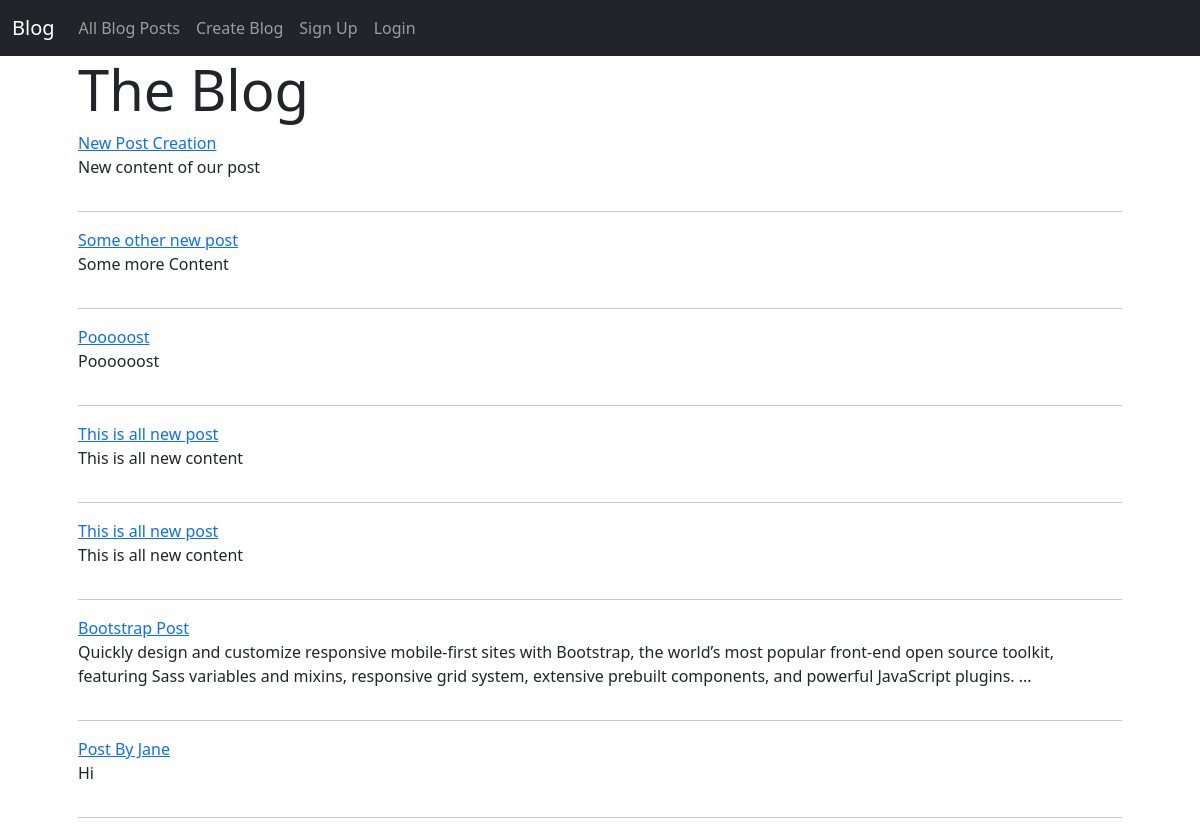
The app's page /posts/list/ with its own data.
### posts/models.py (models this page shows, shortened)
class Post(models.Model):
    title = models.CharField(max_length=255, blank=True, null=True)
    content = models.TextField(blank=True, null=True)
    created = models.DateTimeField(auto_now_add=True, blank=True, null=True)
    updated = models.DateTimeField(auto_now=True, blank=True, null=True)
    author = models.ForeignKey(User, on_delete=models.CASCADE, blank=True, null=True)

### posts/views.py (the view)
# urls.py: path('list/', views.post_list_view, name='list'),
def post_list_view(request):
    posts = Post.objects.all()
    context = {'posts': posts}
    return render(request, 'posts/list.html', context=context)

### posts/templates/posts/list.html
{% extends 'base.html' %}
{% block content %}
<div class="container px-5">
    <div class="row">
        <h1 class="display-4">The Blog</h1>
    </div>
    <div class="row">
        <div class="col-12">
            {% for post in posts %}
                <div class="row">
                    <div class="col-12">
                        <a href="{% url 'posts:detail' pk=post.id %}">{{ post.title }}</a>
                        <br />
                        <p>{{ post.content|slice:"255" }}{% if post.content|length > 255 %} ...{% endif %}</p>
                    </div>
                </div>
                <hr />
            {% endfor %}
        </div>
    </div>
</div>
{% endblock content %}

### templates/base.html (shortened to what this page needs)
<html lang="eg" dir="ltr">
    <head>
        <link href="https://cdn.jsdelivr.net/npm/bootstrap@5.1.3/dist/css/bootstrap.min.css" rel="stylesheet">
    </head>
    <body>
        {% include 'navbar.html' %}
        {% block content %}
        {% endblock content %}
    </body>
</html>

### templates/navbar.html (shortened to what this page needs)
<nav class="navbar navbar-expand-lg navbar-dark bg-dark">
    <div class="container-fluid">
        <a class="navbar-brand" href="{% url 'static_pages:home' %}">Blog</a>
        <div class="collapse navbar-collapse" id="navbarSupportedContent">
            <ul class="navbar-nav me-auto mb-2 mb-lg-0">
                <li class="nav-item">
                    <a class="nav-link" href="{% url 'posts:list' %}">All Blog Posts</a>
                </li>
                <li class="nav-item">
                    <a class="nav-link" href="{% url 'posts:create' %}">Create Blog</a>
                </li>
                {% if user.is_authenticated %}
                    <li class="nav-item">
                        <a class="nav-link" href="{% url 'accounts:profile' user.username %}">{{ user.username }}</a>
                    </li>
                    <li class="nav-item">
                        <a class="nav-link" href="{% url 'accounts:logout' %}">Logout</a>
                    </li>
                {% else %}
                    <li class="nav-item">
                        <a class="nav-link" href="{% url 'accounts:create' %}">Sign Up</a>
                    </li>
                    <li class="nav-item">
                        <a class="nav-link" href="{% url 'accounts:login' %}">Login</a>
                    </li>
                {% endif %}
            </ul>
        </div>
    </div>
</nav>

### records on screen
Post: title "New Post Creation", content "New content of our post"
Post: title "Some other new post", content "Some more Content"
Post: title "Pooooost", content "Poooooost"
Post: title "This is all new post", content "This is all new content"
Post: title "This is all new post", content "This is all new content"
Post: title "Bootstrap Post", content "Quickly design and customize responsive mobile-first sites with Bootstrap, the world’s most popular front-end open source toolkit, featuring Sass variables and mixins, responsive grid system, extensive prebuilt components, and powerful JavaScript plugins."
Post: title "Post By Jane", content "Hi"
